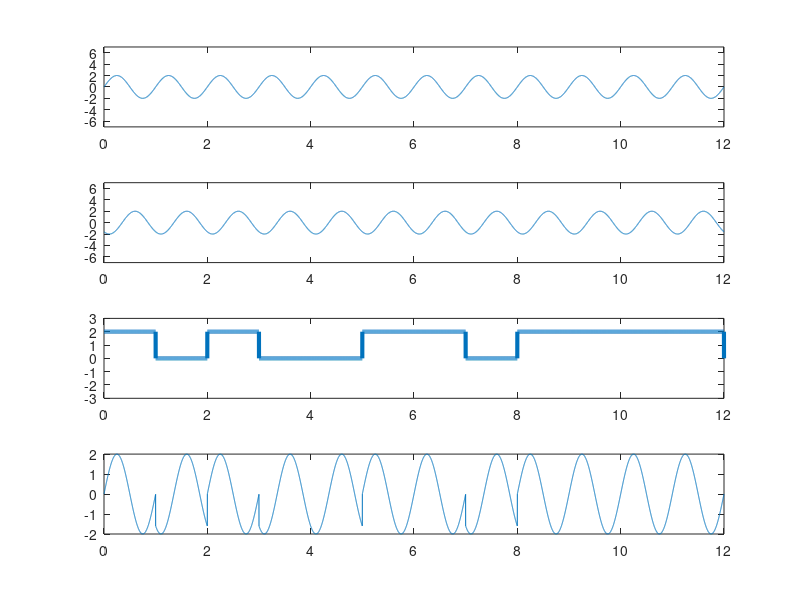

Reproduce this figure in MATLAB.
clc;
clear all;
close all;
am=2;
fm=1;
volt=2;
bits = [1, 0, 1, 0, 0, 1, 1, 0, 1, 1, 1, 1];
n= 1000;

T = length(bits);
t = 0:1/n:T;

sig1=am*sin(2*pi*fm*t);
subplot(4,1,1);
plot(t,sig1);
ylim([-7 7]);

sig2=am*sin(2*pi*fm*t+180);
subplot(4,1,2);
plot(t,sig2);
ylim([-7 7]);

x=zeros(1,length(t));
for i = 1:length(bits)
  if bits(i) == 1
    x((i-1)*n+1:i*n)  = volt;
 end
end

subplot(4,1,3);
plot(t, x, 'linewidth', 3);
ylim([-3, 3]);


res=zeros(1,length(t));
for i=1:T
    if bits(i) == 1
         res((i-1)*n+1:i*n)  = sig1((i-1)*n+1:i*n);
    else
        res((i-1)*n+1:i*n)  = sig2((i-1)*n+1:i*n);
    end
end
subplot(4,1,4);
plot(t,res);

%demodulation

index=0;
result=zeros(1,T);
for i=1:length(t)
    if(t(i)>index)
        index=index+1;
        if res((index-1)*n+1:index*n) == sig1((index-1)*n+1:index*n)
            result(index)=1;
        end
    end
end

disp(result);
